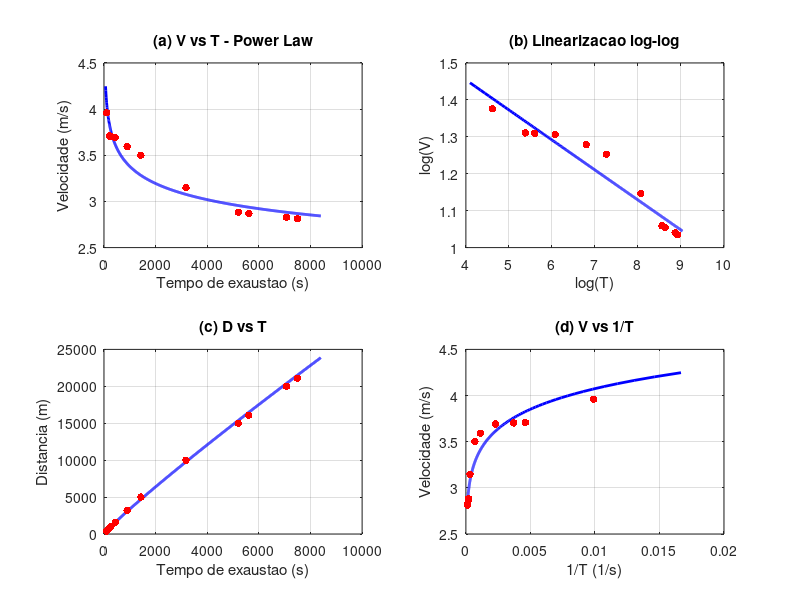

The MATLAB source for this figure:
clear
clc
%% Dados Matheus
#D_km = [5.02, 1.61, 5.0, 2.27, 8.52];  % km
#T_min = [29.65, 7.15, 27.6, 11.9967, 60];  % minutos

%% Dados Rodrigo
D_km = [0.4, 0.8047, 1.0, 1.6093, 3.2187, 5.0, 10.0, 15.0, 16.0934, 20.0, 21.097];
T_min = [1+41/60, 3+37/60, 4+30/60, 7+16/60, 14+56/60, 23+48/60, 52+57/60, 86+42/60, 93+30/60, 117+50/60, 124+57/60];

D = D_km * 1000;
T = T_min * 60;
V = D ./ T
y = log(V);
x = log(T);


A = [ones(length(x), 1), x'];
coef = A \ y';
a = coef(1);
b = coef(2);
S = exp(a)
E = b + 1
F = 1/E

V_ajust = S .* T.^(E-1);
residuos = V - V_ajust;
SS_res = sum(residuos.^2);
SS_tot = sum((V - mean(V)).^2);
R2 = 1 - SS_res/SS_tot

D_5k   = 5000;
D_10k  = 10000;
D_meia = 21097;
D_mara = 42195;

for D_alvo = [D_5k, D_10k, D_meia, D_mara]
    T_alvo = (D_alvo/S)^(1/E);
    fprintf('%.0f m -> %.1f s = %dh%02dmin%02ds\n', ...
        D_alvo, T_alvo, floor(T_alvo/3600), ...
        mod(floor(T_alvo/60), 60), mod(floor(T_alvo), 60))
end
%% Predicoes
T_pred = linspace(60, 8400, 1000);
V_pred = S .* T_pred.^(E-1);
D_pred = S .* T_pred.^E;


%% Plots
figure(1)
% (a) V vs T
subplot(2,2,1)
plot(T_pred, V_pred, 'b-', 'LineWidth', 2)
hold on
scatter(T, V, 30, 'r', 'filled')
xlabel('Tempo de exaustao (s)')
ylabel('Velocidade (m/s)')
title('(a) V vs T - Power Law')
grid on

% (b) log(V) vs log(T)
subplot(2,2,2)
plot(log(T_pred), log(V_pred), 'b-', 'LineWidth', 2)
hold on
scatter(log(T), log(V), 30, 'r', 'filled')
xlabel('log(T)')
ylabel('log(V)')
title('(b) Linearizacao log-log')
grid on

% (c) D vs T
subplot(2,2,3)
plot(T_pred, D_pred, 'b-', 'LineWidth', 2)
hold on
scatter(T, D, 30, 'r', 'filled')
xlabel('Tempo de exaustao (s)')
ylabel('Distancia (m)')
title('(c) D vs T')
grid on

% (d) V vs 1/T
subplot(2,2,4)
plot(1./T_pred, V_pred, 'b-', 'LineWidth', 2)
hold on
scatter(1./T, V, 30, 'r', 'filled')
xlabel('1/T (1/s)')
ylabel('Velocidade (m/s)')
title('(d) V vs 1/T')
grid on
